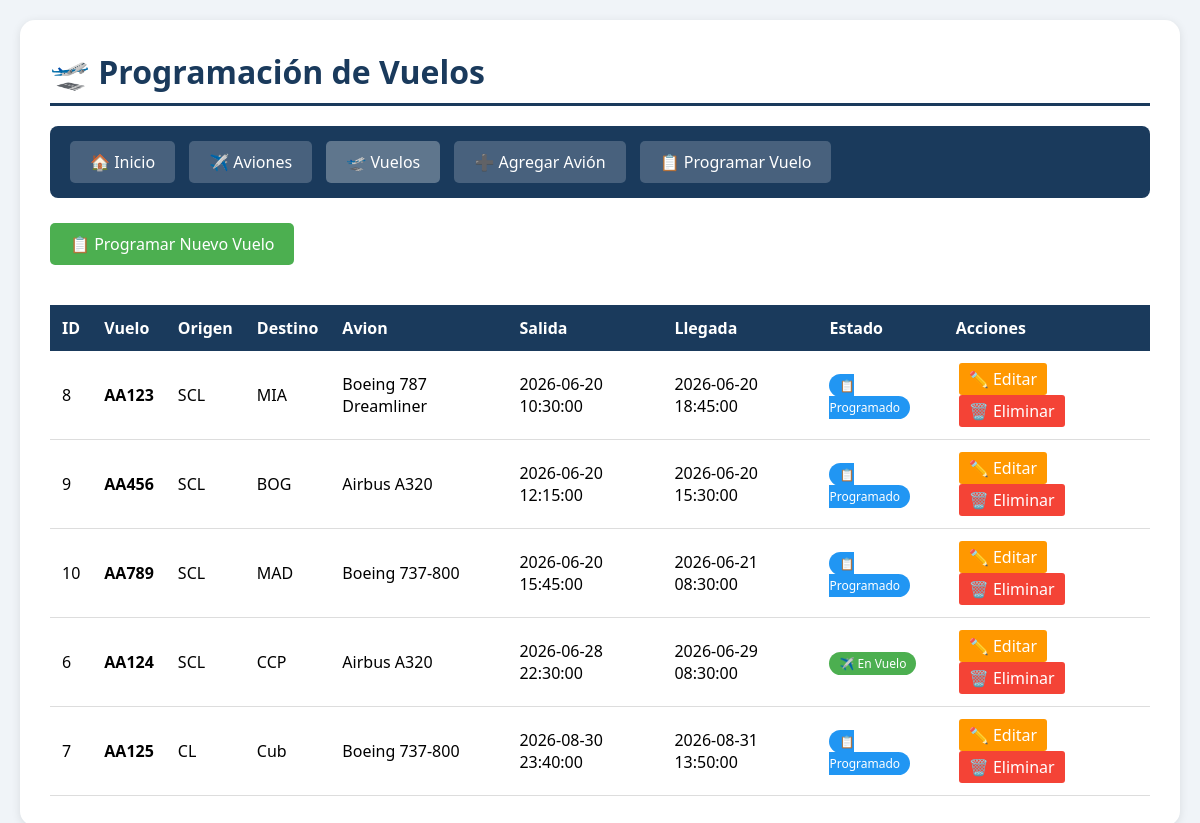
/vuelos_list.php (signed in), run on the app's committed database.
### tables this page shows
CREATE TABLE vuelos (
    id INTEGER PRIMARY KEY AUTOINCREMENT,
    numero_vuelo TEXT UNIQUE NOT NULL,
    avion_id INTEGER NOT NULL,
    origen TEXT NOT NULL,
    destino TEXT NOT NULL,
    hora_salida DATETIME NOT NULL,
    hora_llegada DATETIME NOT NULL,
    estado TEXT DEFAULT 'Programado',
    FOREIGN KEY (avion_id) REFERENCES aviones(id) ON DELETE CASCADE
);

CREATE TABLE aviones (
    id INTEGER PRIMARY KEY AUTOINCREMENT,
    matricula TEXT UNIQUE NOT NULL,
    modelo TEXT NOT NULL,
    fabricante TEXT NOT NULL,
    capacidad INTEGER NOT NULL,
    año_fabricacion INTEGER,
    estado TEXT DEFAULT 'Activo',
    fecha_registro TIMESTAMP DEFAULT CURRENT_TIMESTAMP
);

### includes/db.php (called while the page is built, shortened)
<?php
class Database {
    private static $instance = null;
    private $db;
    private function __construct() {
        $this->dbPath = __DIR__ . '/../database.db';
        try {
            $this->db = new PDO('sqlite:' . $this->dbPath);
            $this->db->setAttribute(PDO::ATTR_ERRMODE, PDO::ERRMODE_EXCEPTION);
            $this->db->setAttribute(PDO::ATTR_DEFAULT_FETCH_MODE, PDO::FETCH_ASSOC);
        } catch (PDOException $e) {
            die("❌ Error de conexión: " . $e->getMessage());
        }
    }
    public static function getInstance() {
        if (self::$instance == null) {
            self::$instance = new Database();
        }
        return self::$instance;
    }
    public function getConnection() {
        return $this->db;
    }
}
?>

### includes/crud.php (called while the page is built, shortened)
<?php
require_once __DIR__ . '/db.php';
class CRUD {
    private $db;
    public function __construct() {
        $this->db = Database::getInstance()->getConnection();
    }
    public function readAllVuelos() {
        try {
            $sql = "SELECT v.*, a.modelo as avion_modelo, a.matricula as avion_matricula
                    FROM vuelos v
                    LEFT JOIN aviones a ON v.avion_id = a.id
                    ORDER BY v.hora_salida ASC";
            $stmt = $this->db->query($sql);
            return $stmt->fetchAll();
        } catch (PDOException $e) {
            return [];
        }
    }
}
?>

### vuelos_list.php (the view, shortened to what this page needs)
<?php
require_once 'includes/crud.php';
$crud = new CRUD();
$vuelos = $crud->readAllVuelos();
?>
<!DOCTYPE html>
<html lang="es">
<head>
</head>
<body>
    <div class="container">
        <h1>🛫 Programación de Vuelos</h1>
        <div class="navbar">
            <a href="index.php">🏠 Inicio</a>
            <a href="aviones_list.php">✈️ Aviones</a>
            <a href="vuelos_list.php" style="background:rgba(255,255,255,0.3);">🛫 Vuelos</a>
            <a href="aviones_create.php">➕ Agregar Avión</a>
            <a href="vuelos_create.php">📋 Programar Vuelo</a>
        </div>
        <a href="vuelos_create.php" class="btn-agregar">📋 Programar Nuevo Vuelo</a>
        <table>
            <thead>
                <tr>
                    <th>ID</th>
                    <th>Vuelo</th>
                    <th>Origen</th>
                    <th>Destino</th>
                    <th>Avion</th>
                    <th>Salida</th>
                    <th>Llegada</th>
                    <th>Estado</th>
                    <th>Acciones</th>
                </tr>
            </thead>
            <tbody>
                <?php if (count($vuelos) > 0): ?>
                    <?php foreach ($vuelos as $vuelo): ?>
                        <tr>
                            <td><?= $vuelo['id'] ?></td>
                            <td><strong><?= htmlspecialchars($vuelo['numero_vuelo']) ?></strong></td>
                            <td><?= htmlspecialchars($vuelo['origen']) ?></td>
                            <td><?= htmlspecialchars($vuelo['destino']) ?></td>
                            <td><?= htmlspecialchars($vuelo['avion_modelo'] ?? 'N/A') ?></td>
                            <td><?= $vuelo['hora_salida'] ?></td>
                            <td><?= $vuelo['hora_llegada'] ?></td>
                            <td>
                                <?php if ($vuelo['estado'] == 'Programado'): ?>
                                    <span class="status-programado">📋 Programado</span>
                                <?php elseif ($vuelo['estado'] == 'En Vuelo'): ?>
                                    <span class="status-en-vuelo">✈️ En Vuelo</span>
                                <?php elseif ($vuelo['estado'] == 'Aterrizado'): ?>
                                    <span class="status-aterrizado">🛬 Aterrizado</span>
                                <?php else: ?>
                                    <span class="status-cancelado">❌ Cancelado</span>
                                <?php endif; ?>
                            </td>
                            <td class="acciones">
                                <a href="vuelos_update.php?id=<?= $vuelo['id'] ?>" class="btn-editar">✏️ Editar</a>
                                <a href="vuelos_delete.php?id=<?= $vuelo['id'] ?>" class="btn-eliminar" onclick="return confirm('¿Estás seguro de cancelar este vuelo?')">🗑️ Eliminar</a>
                            </td>
                        </tr>
                    <?php endforeach; ?>
                <?php endif; ?>
            </tbody>
        </table>
    </div>
</body>
</html>

### vuelos_list.php (style rules this page uses)
* { margin: 0; padding: 0; box-sizing: border-box; }
body { font-family: 'Segoe UI', Tahoma, Geneva, Verdana, sans-serif; background: #f0f4f8; padding: 20px; }
.container { max-width: 1200px; margin: 0 auto; background: white; padding: 30px; border-radius: 15px; box-shadow: 0 2px 10px rgba(0,0,0,0.1); }
h1 { color: #1a3a5c; border-bottom: 3px solid #1a3a5c; padding-bottom: 10px; margin-bottom: 20px; }
.navbar { background: #1a3a5c; padding: 15px; border-radius: 8px; margin-bottom: 25px; }
.navbar a { color: white; text-decoration: none; padding: 10px 20px; margin: 0 5px; background: rgba(255,255,255,0.2); border-radius: 5px; display: inline-block; }
.btn-agregar { background: #4caf50; color: white; padding: 10px 20px; text-decoration: none; border-radius: 5px; display: inline-block; margin-bottom: 20px; }
table { width: 100%; border-collapse: collapse; margin-top: 20px; }
th { background: #1a3a5c; color: white; padding: 12px; text-align: left; }
td { padding: 12px; border-bottom: 1px solid #ddd; }
.acciones a { padding: 5px 10px; margin: 0 3px; border-radius: 3px; text-decoration: none; color: white; display: inline-block; }
.btn-editar { background: #ff9800; }
.btn-eliminar { background: #f44336; }
.status-programado { background: #2196f3; color: white; padding: 3px 10px; border-radius: 15px; font-size: 12px; }
.status-en-vuelo { background: #4caf50; color: white; padding: 3px 10px; border-radius: 15px; font-size: 12px; }

### data on the page
vuelos: id "8", numero_vuelo "AA123", origen "SCL", destino "MIA", avion.modelo "Boeing 787 Dreamliner", hora_salida "2026-06-20 10:30:00", hora_llegada "2026-06-20 18:45:00", estado "📋 Programado"
vuelos: id "9", numero_vuelo "AA456", origen "SCL", destino "BOG", avion.modelo "Airbus A320", hora_salida "2026-06-20 12:15:00", hora_llegada "2026-06-20 15:30:00", estado "📋 Programado"
vuelos: id "10", numero_vuelo "AA789", origen "SCL", destino "MAD", avion.modelo "Boeing 737-800", hora_salida "2026-06-20 15:45:00", hora_llegada "2026-06-21 08:30:00", estado "📋 Programado"
vuelos: id "6", numero_vuelo "AA124", origen "SCL", destino "CCP", avion.modelo "Airbus A320", hora_salida "2026-06-28 22:30:00", hora_llegada "2026-06-29 08:30:00", estado "✈️ En Vuelo"
vuelos: id "7", numero_vuelo "AA125", origen "CL", destino "Cub", avion.modelo "Boeing 737-800", hora_salida "2026-08-30 23:40:00", hora_llegada "2026-08-31 13:50:00", estado "📋 Programado"
